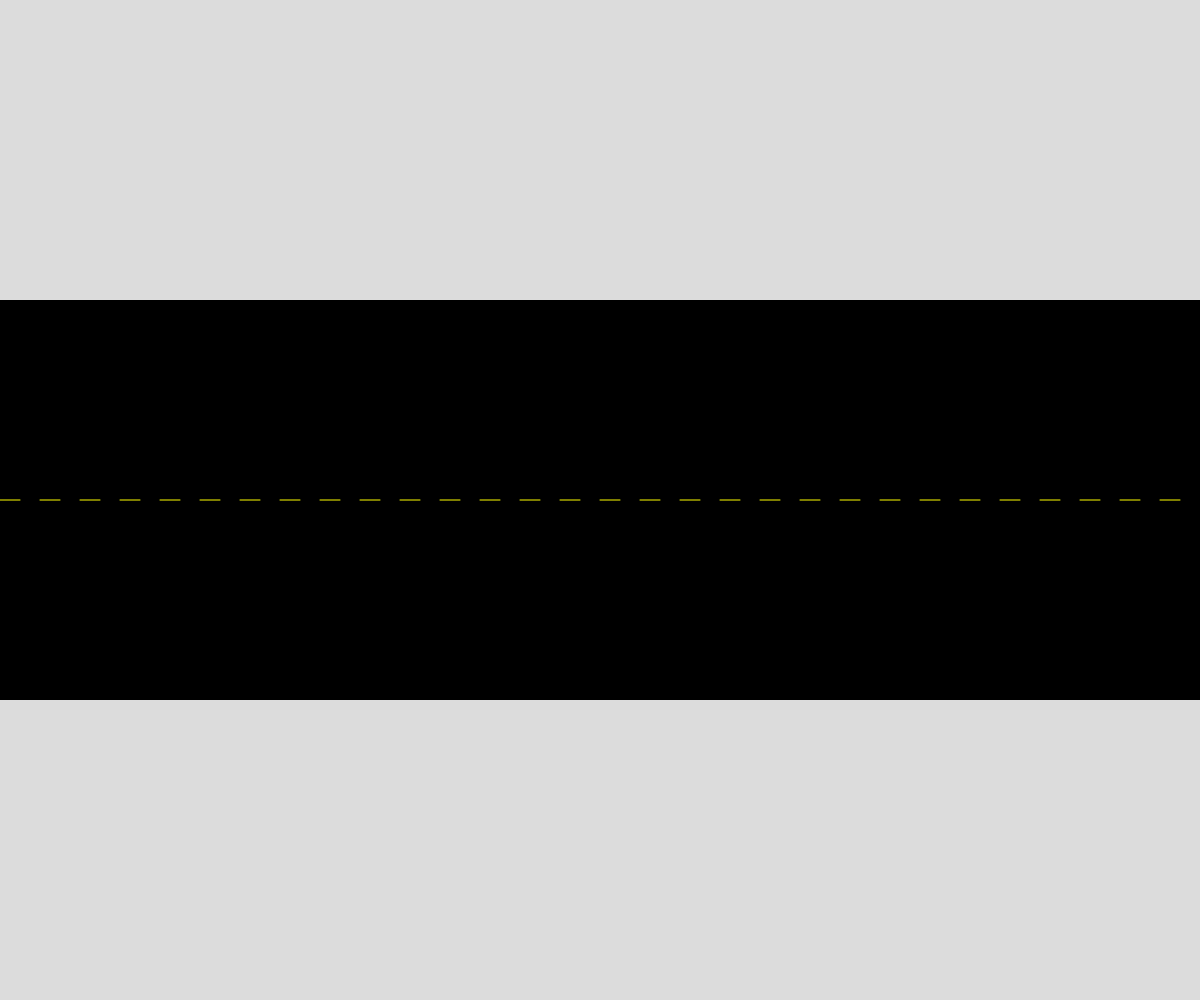
Frame 1 (no input)
Frame 60 (no input): identical to frame 1, image omitted
Frame 120 (the mouse pressed at the canvas centre since frame 60): identical to frame 1, image omitted

The p5.js sketch that drew this single still picture (run headless with seeded random() and noise() and a simulated clock; from frame 60 on, the mouse is pressed at the canvas centre):

// p5.js sketch
// ── sketch.js
// Cars Cars Cars!
// Ethan Meachem
// 3/21/2025

let myVehicle;

function setup() {
  createCanvas(windowWidth, windowHeight);
}

function draw() {
  background(220);
  drawRoad();
  myVehicle = new Car();
}

function drawRoad(){
  rectMode(CORNER);
  noStroke();
  fill("black");
  rect(0,height/2-200,width,400);
  fill("yellow");
  stroke("yellow");
  for(let i = 0; i < width; i+=40){
    line(i,height/2,i+20,height/2);
  }
  noStroke();
}

function drawCar(x,y,color){
  rectMode(CENTER);
  fill(color);
  rect(x,y,25, 10);
  fill("white");
  rect(x+8, y+6, 4, 1);
  rect(x-8, y+6, 4, 1);
  rect(x+8, y-6, 4, 1);
  rect(x-8, y-6, 4, 1);
}

function drawTruck(x,y,color){
  rectMode(CENTER);
  fill(color);
  rect(x,y,20, 15);
  rect(x+12,y, 3, 15)

}

class Car{
  constructor(carType, carColor, carDirection, carSpeed){
    this.type = carType; this.color = carColor; this.direction = carDirection; this.speed = carSpeed;
    //forward
    if(this.direction === 0){
      this.x = 0; this.y = height/2 + random(0,190);
    }
    //backwards
    else if(this.direction === 1){
      this.x = width; this.y = height/2 - random(0,190)
    }
  }

  display(){
    if(this.type === 0){
      drawCar(this.x, this.y, this.color);
    }
    else if(this.type === 1){
      drawTruck(this.x, this.y, this.color);
    }
  }

  move(){
    if(this.direction === 0){
      this.x += this.speed;
      if(this.x > width){
        this.x = 0;
      }
    }
    else if(this.direction === 1){
      this.x -= this.speed;
      if(this.x < 0){
        this.x = width;
      }
    }
  }

  speedUp(){
    
  }
}
